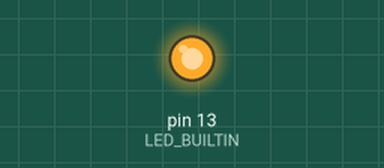
Bench run of a sketch on a simulated Arduino Uno, built with avr-gcc and run on an emulated ATmega328P. On the bench: output pins drawn as LEDs (lit = HIGH).

Above: at 0.5 s.
At 10.5 s:
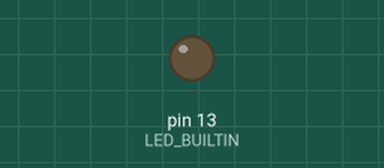
Timing chart, 0 to 11.7 s (numbered marks = the images above):
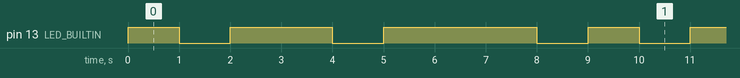

The sketch:

q1.ino
```cpp
// C++ code
//
void setup()
{
  pinMode(LED_BUILTIN, OUTPUT);
}

void loop()
{
  digitalWrite(LED_BUILTIN, HIGH);
  delay(1000); // Wait for 1000 millisecond(s)
  digitalWrite(LED_BUILTIN, LOW);
  delay(1000); // Wait for 1000 millisecond(s)
  digitalWrite(LED_BUILTIN, HIGH);
  delay(2000); // Wait for 2000 millisecond(s)
  digitalWrite(LED_BUILTIN, LOW);
  delay(1000); // Wait for 1000 millisecond(s)
  digitalWrite(LED_BUILTIN, HIGH);
  delay(3000); // Wait for 3000 millisecond(s)
  digitalWrite(LED_BUILTIN, LOW);
  delay(1000); // Wait for 1000 millisecond(s)
}
```

Measured:
- by itself, pin 13 (LED_BUILTIN): repeats every 9.0 s: LOW 1.0 s, HIGH 2.0 s, LOW 1.0 s, HIGH 3.0 s, LOW 1.0 s, HIGH 1.0 s
- by itself, everything shown: repeats every 9.0 s, in 6 steps
